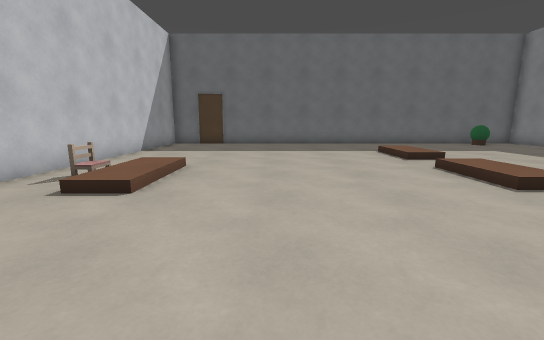
[1] (above)

12 first-person views from a walk through a level from a Godot 3-D game. The camera is 1.2 m above the floor, tilts 10° down and sees 90° across. The floor is counted in squares, 1 m on a side. Each view is taken from the middle of a square. On the plan, view 1 faces up. The plan holds only what a view shows up to about 13 squares ahead; the rest is blank. Surface patterns are stand-ins for the level's own textures.

[2]
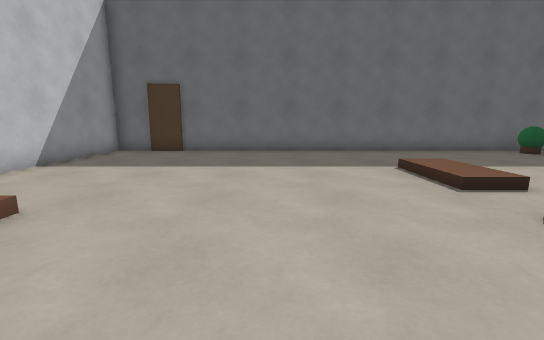

[3]
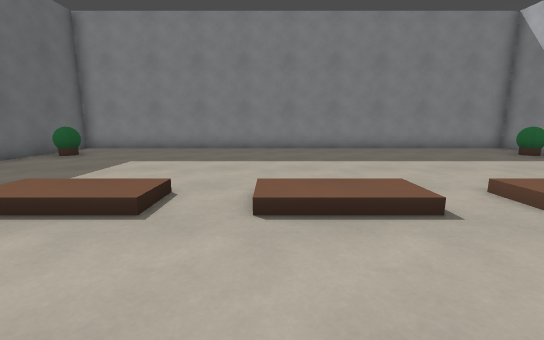

[4]
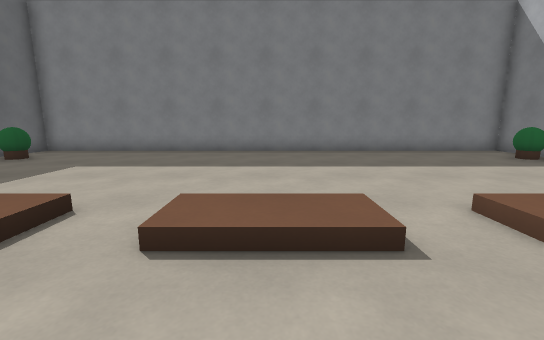

[5]
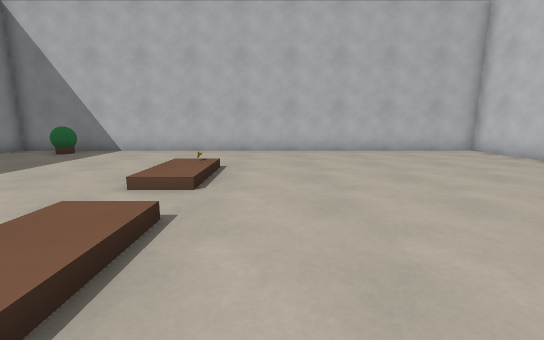

[6]
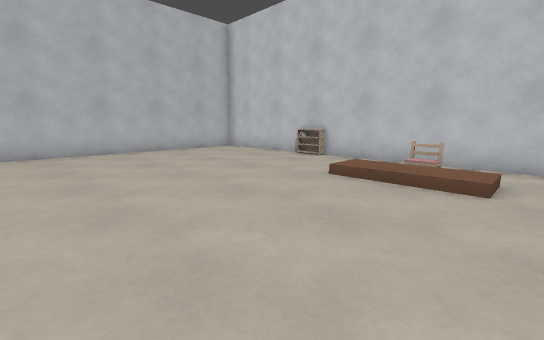

[7]
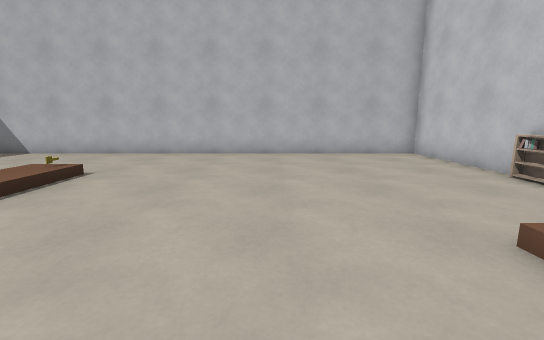

[8]
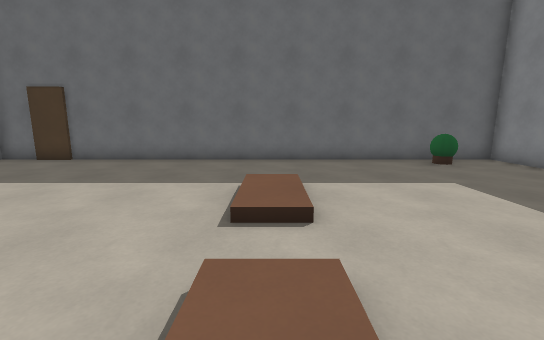

[9]
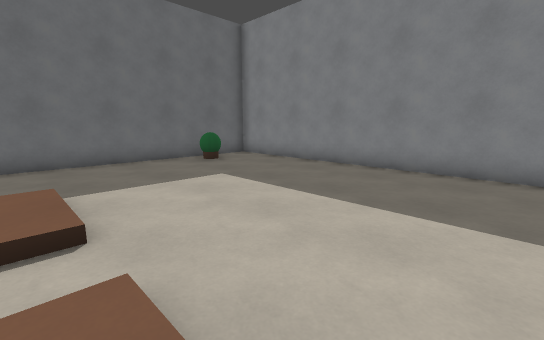

[10]
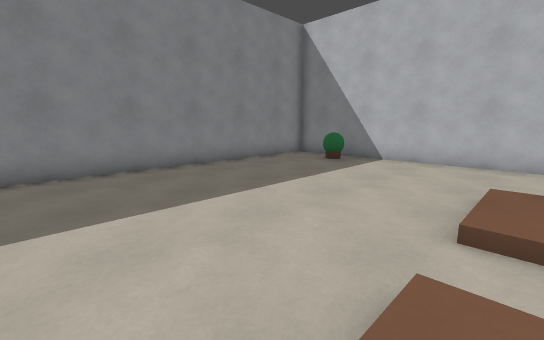

[11]
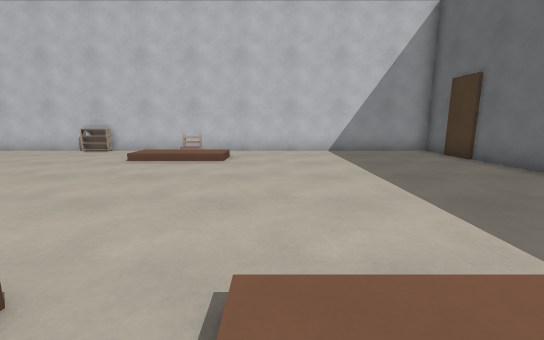

[12]
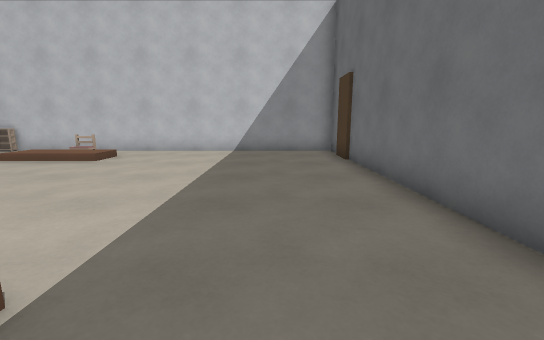

### Floor plan
Points are (right, up) in squares from view 1. A wall is a line through its corners. A room is listed if a view was taken in it or the views show most of it. See-through windows are left out.
Room 1 (views 1, 2, 3, 4, 5, 6, 7, 8, 9, 10, 11, 12)
walls: (-5.5, -3.5) (13.5, -3.5) (13.5, 15.5) (-5.5, 15.5) (-5.5, -3.5)
ways out: closed door at (-3.5, 15.5); gap at (11, 15)
objects: bookshelf (-5, 2); bench (-4, 6)

Where each view was taken, in squares from view 1:
view 1: 0 up, 0 right, facing up
view 2: 4 up, 1 right, facing up
view 3: 7 up, 1 right, facing right
view 4: 6 up, 2 right, facing right
view 5: 8 up, 3 right, facing down
view 6: 8 up, 3 right, facing down-left
view 7: 7 up, 0 right, facing down
view 8: 5 up, 5 right, facing up
view 9: 5 up, 5 right, facing up-right
view 10: 7 up, 5 right, facing down-right
view 11: 9 up, 6 right, facing left
view 12: 13 up, 6 right, facing left
